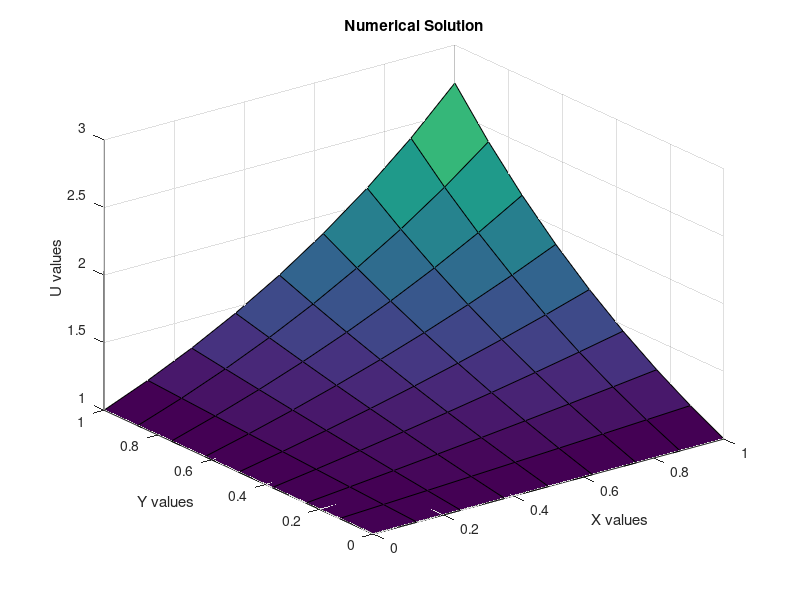
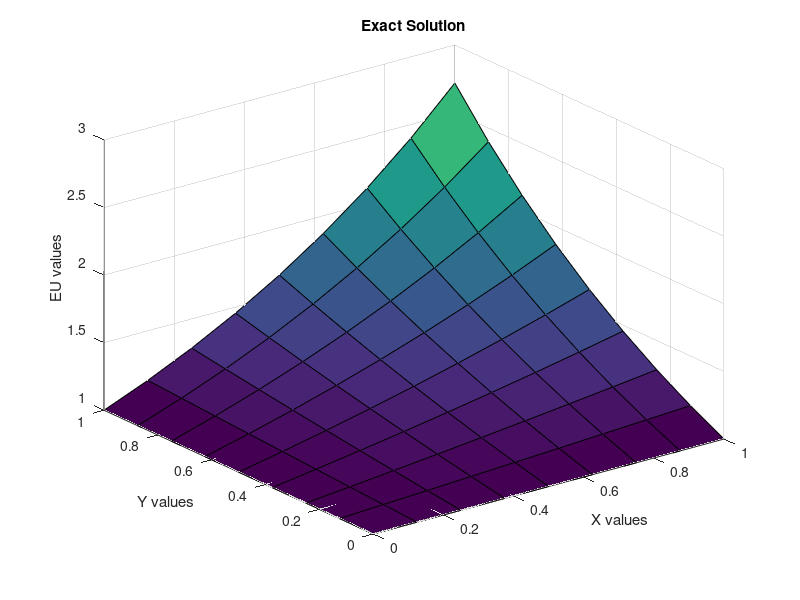

These charts were generated, in order, by the following MATLAB code:
%-------------------------------- 
% NAME:- KSHITIJ BAHUKHANDI
% South Asian University 
% ENROLLMENT NUMBER:- SAU\AM(M)\2023\06
% 3rd Sem, Numerics of PDE 
% Lab File 06 
% Numerical Solution of 2D Poissons Equation using o(h^4) method 
% Uxx+Uyy=f(x,y), % U(x,y)=exp(x*y) 
%----------------------------- 
clear all;  % clear all variables in memory 
LL=7; 
MM=LL; 
H=1.0/(LL+1); 
disp('Numerical Solution of 2D Poissons Equation'); 
disp('    '); 
fprintf('LL=%4.2f \n',LL); 
disp('  '); 
% Formation of Nodal Points 
for L=1:LL+2 
for M=1:MM+2 
X(L)=(L-1)*H; 
Y(M)=(M-1)*H; 
end 
end 
% Exact Solution & RHS function 
for L=1:LL+2 
for M=1:MM+2 
EU(L,M)=exp(X(L)*Y(M)); 
F(L,M)=(X(L)^2+Y(M)^2)*EU(L,M); 
end 
end 
% Boundary conditions 
for L=1:LL+2 
for M=1:MM+2 
U(L,1)=EU(L,1); 
U(L,MM+2)=EU(L,MM+2); 
U(1,M)=EU(1,M); 
U(LL+2,M)=EU(LL+2,M); 
end 
end 
% Initial and First Approximations 
for L=2:LL+1 
for M=2:MM+1 
OLDU(L,M)=0.0; 
U(L,M)=OLDU(L,M); 
end 
end 
tic  
% CPU time starts 
% Iteration starts  
for KK=1:6000 
%----------------  
        for M=2:MM+1 
            for L=2:LL+1 
                F0=F(L,M); 
                F1=F(L+1,M); 
                F2=F(L-1,M); 
                F3=F(L,M+1); 
                F4=F(L,M-1); 
                FF=0.5*H*H*(F1+F2+F3+F4+8*F0); 
                U0=U(L,M); 
                U1=U(L+1,M); 
                U2=U(L-1,M); 
                U3=U(L,M+1); 
                U4=U(L,M-1); 
                U5=U(L+1,M+1); 
                U6=U(L+1,M-1); 
                U7=U(L-1,M+1); 
                U8=U(L-1,M-1); 
                U(L,M)=(U5+U6+U7+U8+4*(U1+U2+U3+U4)-FF)/20; 
            end 
        end 
        % Calculate Errors 
        MAU=0.0; 
        RMU=0.0; 
        for L=2:LL+1 
            for M=2:MM+1 
                ERU=abs(U(L,M)-EU(L,M)); 
                RMU=RMU+ERU^2; 
                if MAU<=ERU, MAU=ERU; end 
            end 
        end 
                RMU=sqrt(RMU/(LL^2)); 
                % MAU=max(max(abs(U-EU))); 
     % Print errors 
      fprintf('KK=%4.0f,  MAU=%10.4e, RMU=%10.4e\n',KK,MAU,RMU); 
      % Error Tolerance 
      %--------------------------- 
      ERR=0.0; 
      for L=2:LL+1 
            for M=2:MM+1 
        FU=abs(U(L,M)-OLDU(L,M)); 
            if FU >= ERR, ERR=FU; end 
            end 
      end   
            if ERR <= 10^(-12), break; end 
          %    for L=2:LL+1 
           %  for M=2:MM+1  
         % OLDU(L,M)=U(L,M); 
         %    end 
         %     end  
         OLDU=U; 
    end 
 disp('  '); 
toc  
% CPU time ends 
figure(1); 
surf(X,Y,U); 
xlabel('X values'); 
ylabel('Y values'); 
zlabel('U values'); 
title('Numerical Solution'); 
figure(2); 
surf(X,Y,EU); 
title('Exact Solution');         
xlabel('X values'); 
ylabel('Y values'); 
zlabel('EU values'); 
